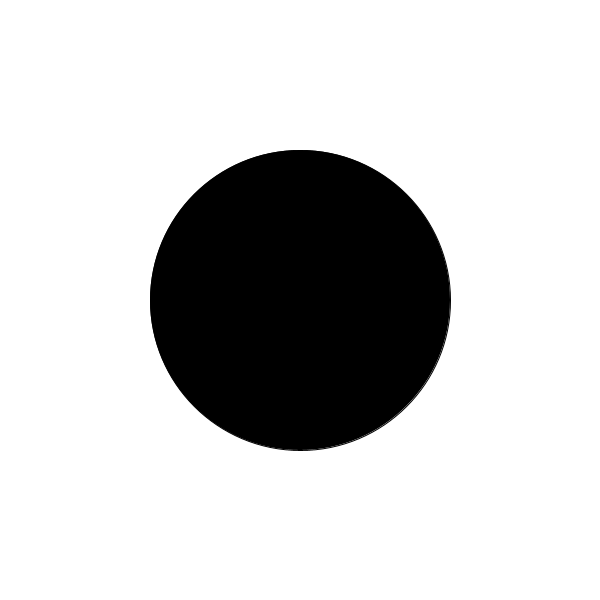
Frame 1 (no input)
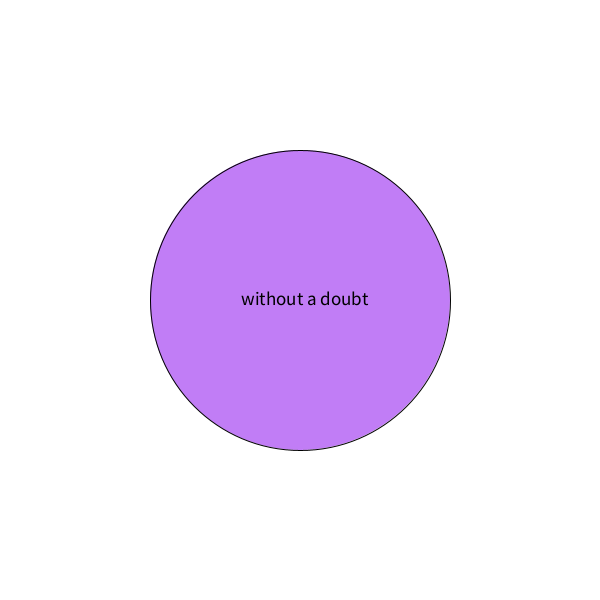
Frame 2 (the mouse pressed at the canvas centre, redrawn once)

The Processing sketch that drew these frames (run headless with seeded random() and noise(); the mouse was pressed at the canvas centre and the sketch redrawn once):

// Processing sketch: processing_78832
// ── processing_78832.pde

//Steven G. ,CP! mods 14-15, Eight Ball

boolean mode = false;
void setup()
{
  size(600, 600);
  noLoop();
  textSize(19);
}
void draw()
{
  String[] answers = {"outlook not so good", "don't count on it", "my sources say no","without a doubt" ,"reply hazy, try again" ,"it is certain" ,"my reply is no" ,"as I see it yes" ,"most likely" ,"you may rely on it" ,"cannot predict now"  ,"better not tell you now" ,"very doubtful" ,"outlook good"  ,"yes definitely" ,"concentrate and ask again"};
  background(255);
  if (mode == true)
  {
    fill(random(255),random(255),random(255),175);
    ellipse(300, 300, 300, 300);
    textAlign(CENTER);
    fill(0);
    text(answers[int(random(answers.length))],305,305);
  }
  else
  {
    fill(0);
    ellipse(300, 300, 300, 300);
  }
}
void mousePressed()
{
  if (mouseX > 150 && mouseY > 150 && mouseX < 450 && mouseY < 450)
  {
    mode = !mode;
    redraw();
  }
}
